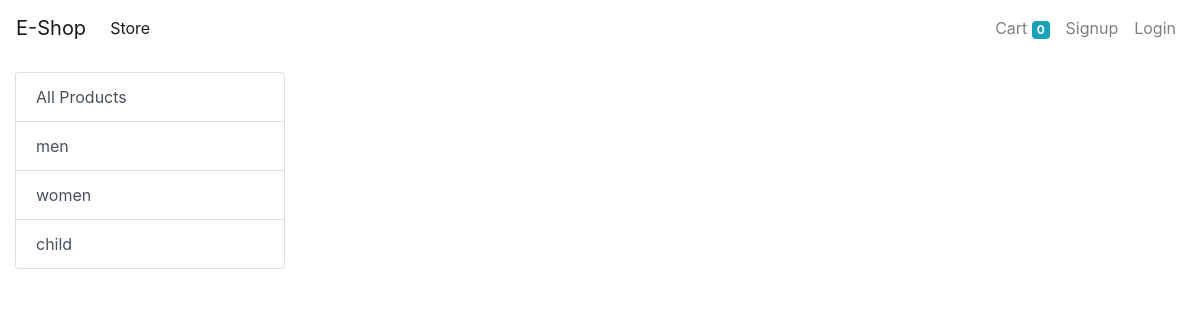
Before: /?category=3 with the older database file.
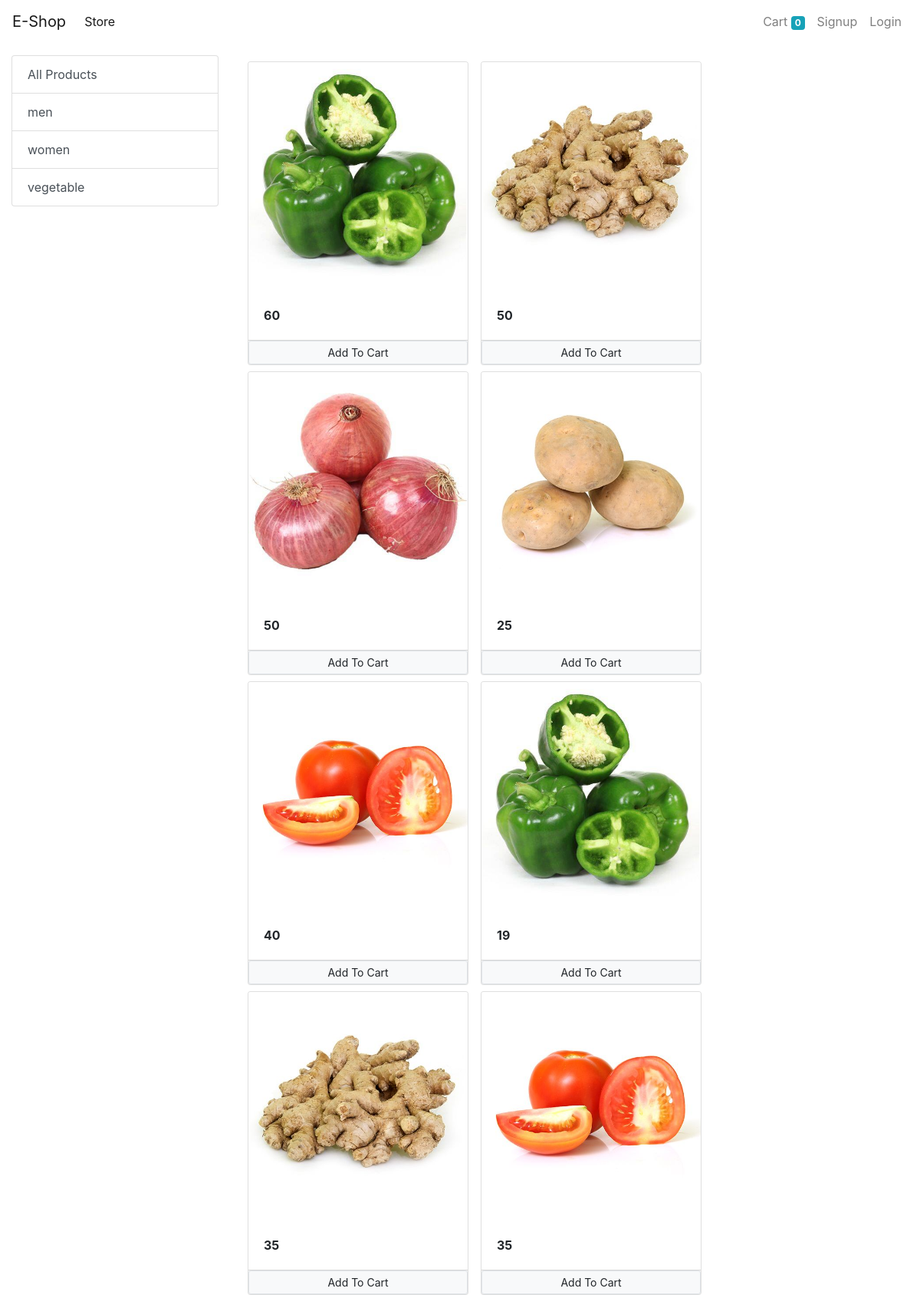
After: the same page with the newer database file.
### store/models/category.py (models this page shows, shortened)
class Category(models.Model):
    name = models.CharField(max_length=20)
    @staticmethod
    def get_all_category():
        return Category.objects.all()

### store/models/product.py (models this page shows, shortened)
class Product(models.Model):
    first_name = models.CharField(max_length=50)
    price = models.IntegerField(default=0)
    category = models.ForeignKey(Category,on_delete=models.CASCADE)
    description = models.CharField(max_length=200,default='',null=True,blank=True)
    image = models.ImageField(upload_to='uploads/products/')
    @staticmethod
    def get_all_products_by_id(category_id):
        if category_id:
            return Product.objects.filter(category=category_id)
        else:
            return Product.objects.all()

### store/views/index.py (the view, shortened to what this page needs)
# urls.py: path('', views.Index.as_view(), name='homepage'),
class Index(View):
    def get(self, request):
        if not request.session.get('cart'):
            request.session['cart'] = {}
        products = None
        categorys = Category.get_all_category()
        categoryID = request.GET.get('category')
        if categoryID:
            products = Product.get_all_products_by_id(categoryID)
        else:
            products = Product.get_all_products()
        template_var = {
            'products': products,
            "categorys": categorys,
            'cart': request.session.get('cart')
        }
        return render(request, 'store/index.html', template_var)

### store/templatetags/cart.py (called while the page is built)
@register.filter(name='is_in_cart')
def is_in_cart(product,cart):
    if cart:
        keys = list(cart.keys())
        items = list(cart.items())
        print(f"keys {items}")
        for id in keys:
            if int(id) == product.pk:
                return True

### store/templates/store/index.html (shortened to what this page needs)
{% extends "base.html" %}
{% load cart %}
{% block content %}
<div class="container-fluid mt-3" >
    <div class="row">
            <div class="col-lg-3">
                <ul class="list-group mx-auto">
                    <a href="/" class="list-group-item list-group-item-action">All Products</a>
                  {% for category in categorys %}
                          <a href="?category={{category.id}}" class="list-group-item list-group-item-action">
                              {{category.name}}
                          </a>
                    {% endfor %}
                </ul>
            </div>
            <div id="products" class="col-lg-9 mx-auto" >
                <div class="row mx-auto">
                    {% for product in products %}
                    <div class="card mx-2 mt-2" id="{{product.id}}" style="width: 18rem;">
                        <img class="card-img-top" src="{{product.image.url}}" alt="Card image cap">
                        <div class="card-body">
                            <p class="card-text "><b>{{product.price}}</b></p>
                        </div>
                        <div class="card-footer p-0 row no-gutters">
                            {%if product|is_in_cart:cart%}
                                <form action="{% url 'homepage' %}#{{product.id}}" method="post" class="col-2 btn-block mr-2">
                                    {% csrf_token %}
                                    <input type="text" name="product" value="{{product.id}}" hidden>
                                    <input type="text" name="remove" value="True" hidden>
                                    <input type="submit" value=" - " class=" btn btn-light border m-1">
                                </form>
                                <div class="text-center col mt-2">{{product|cart_count:cart}} in cart</div>
                                <form action="{% url 'homepage' %}#{{product.id}}" method="post" class="col-2 btn-block mr-2">
                                    {% csrf_token %}
                                    <input type="text" name="product" value="{{product.id}}" hidden>
                                    <input type="submit" value=" + " class=" btn btn-light border m-1">
                                </form>
                            {%else%}
                                <form action="{% url 'homepage' %}#{{product.id}}" method="post" class="btn-block">
                                    <input type="submit" class="btn btn-light border btn-sm btn-block" value="Add To Cart">
                                </form>
                            {%endif%}
                        </div>
                    </div>
                {%endfor%}
                </div>
            </div>
    </div>
</div>
{%endblock%}

Changed rows visible on the page:
changed Category: name "child" → "vegetable"
added Product: image (picture), price "60"
added Product: image (picture), price "50"
added Product: image (picture), price "50"
added Product: image (picture), price "25"
added Product: image (picture), price "40"
added Product: image (picture), price "19"
added Product: image (picture), price "35"
added Product: image (picture), price "35"
